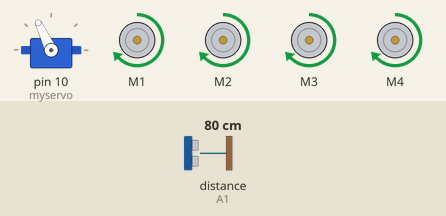
A sketch run on a simulated Arduino Uno, built with avr-gcc and run on an emulated ATmega328P. Shown: servo, 4 × DC motor (green arrow = forward, orange = backward, longer = faster). The inputs (shaded band) are chosen by the test bench; at power-on: distance to the obstacle (sensor on A1) 80 cm. The echo pulse lasts 58.3 µs per cm.

Above: at 3.9 s.
4.0 s: distance to the obstacle (sensor on A1) set to 17 cm
5.5 s: distance to the obstacle (sensor on A1) set to 14 cm
At 7.2 s:
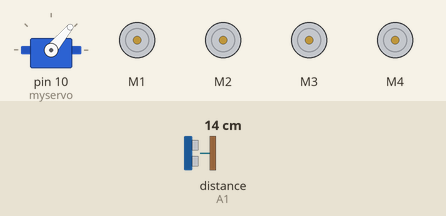
8.5 s: distance to the obstacle (sensor on A1) set to 18 cm
At 8.5 s:
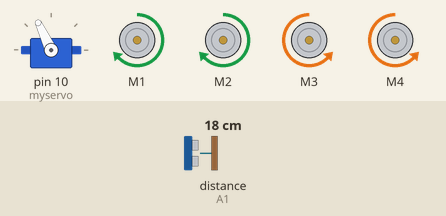
11.0 s: distance to the obstacle (sensor on A1) set to 2 cm
At 13.5 s:
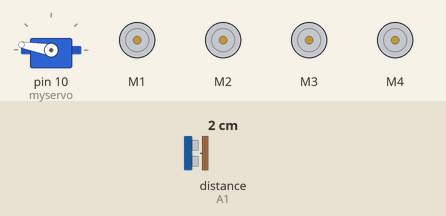
14.0 s: distance to the obstacle (sensor on A1) set to 35 cm
At 14.53 s:
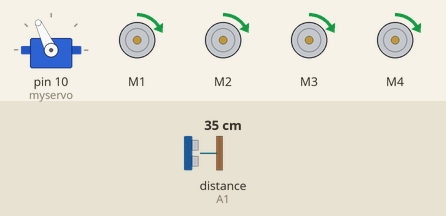
Timing chart, 0 to 17.0 s (numbered marks = the images above; inputs shaded):
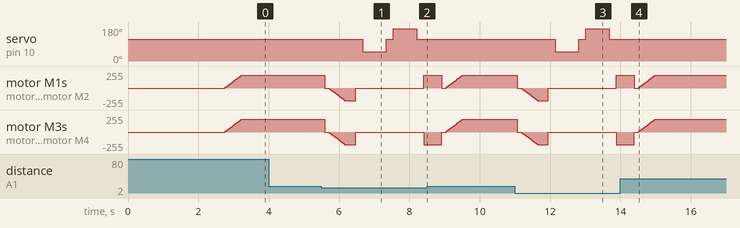

Measured:
- the behaviour switches between 16 and 15 cm on distance to the obstacle (sensor on A1) (found by bisection; images 0 and 1)
- after the input at 4.0 s, every drawn part: stays the same
- after the input at 5.5 s, servo on pin 10 (myservo): 115° → 50° after 1.2 s, → 115° 0.67 s later, → 170° 0.20 s later, → 115° 0.67 s later
- after the input at 8.5 s, servo on pin 10 (myservo): stays 115° (without the input it goes to 50° after 1.6 s)
- after the input at 11.0 s, servo on pin 10 (myservo): 115° → 50° after 1.1 s, → 115° 0.67 s later, → 170° 0.20 s later, → 115° 0.67 s later
- after the input at 14.0 s, servo on pin 10 (myservo): stays 115° (without the input it goes to 50° after 1.6 s)

The sketch:

ARDUINO_OBSTACLE_AVOIDING_CAR.ino
```cpp
#include <AFMotor.h>
#include <NewPing.h>
#include <Servo.h>

#define TRIG_PIN A0
#define ECHO_PIN A1
#define MAX_DISTANCE 200
#define MAX_SPEED 190
#define MAX_SPEED_OFFSET 20

NewPing sonar(TRIG_PIN, ECHO_PIN, MAX_DISTANCE);

AF_DCMotor motor1(1, MOTOR12_1KHZ);
AF_DCMotor motor2(2, MOTOR12_1KHZ);
AF_DCMotor motor3(3, MOTOR34_1KHZ);
AF_DCMotor motor4(4, MOTOR34_1KHZ);
Servo myservo;

boolean goesForward=false;
int distance = 100;
int speedSet = 0;

void setup() {

  myservo.attach(10);
  myservo.write(115);
  delay(2000);
  distance = readPing();
  delay(100);
  distance = readPing();
  delay(100);
  distance = readPing();
  delay(100);
  distance = readPing();
  delay(100);
}

void loop() {
 int distanceR = 0;
 int distanceL =  0;
 delay(40);

 if(distance<=15)
 {
  moveStop();
  delay(100);
  moveBackward();
  delay(300);
  moveStop();
  delay(200);
  distanceR = lookRight();
  delay(200);
  distanceL = lookLeft();
  delay(200);

  if(distanceR>=distanceL)
  {
    turnRight();
    moveStop();
  }else
  {
    turnLeft();
    moveStop();
  }
 }else
 {
  moveForward();
 }
 distance = readPing();
}

int lookRight()
{
    myservo.write(50);
    delay(500);
    int distance = readPing();
    delay(100);
    myservo.write(115);
    return distance;
}

int lookLeft()
{
    myservo.write(170);
    delay(500);
    int distance = readPing();
    delay(100);
    myservo.write(115);
    return distance;
    delay(100);
}

int readPing() {
  delay(70);
  int cm = sonar.ping_cm();
  if(cm==0)
  {
    cm = 250;
  }
  return cm;
}

void moveStop() {
  motor1.run(RELEASE);
  motor2.run(RELEASE);
  motor3.run(RELEASE);
  motor4.run(RELEASE);
  }

void moveForward() {

 if(!goesForward)
  {
    goesForward=true;
    motor1.run(FORWARD);
    motor2.run(FORWARD);
    motor3.run(FORWARD);
    motor4.run(FORWARD);
   for (speedSet = 0; speedSet < MAX_SPEED; speedSet +=2) // slowly bring the speed up to avoid loading down the batteries too quickly
   {
    motor1.setSpeed(speedSet);
    motor2.setSpeed(speedSet);
    motor3.setSpeed(speedSet);
    motor4.setSpeed(speedSet);
    delay(5);
   }
  }
}

void moveBackward() {
    goesForward=false;
    motor1.run(BACKWARD);
    motor2.run(BACKWARD);
    motor3.run(BACKWARD);
    motor4.run(BACKWARD);
  for (speedSet = 0; speedSet < MAX_SPEED; speedSet +=2) // slowly bring the speed up to avoid loading down the batteries too quickly
  {
    motor1.setSpeed(speedSet);
    motor2.setSpeed(speedSet);
    motor3.setSpeed(speedSet);
    motor4.setSpeed(speedSet);
    delay(5);
  }
}

void turnRight() {
  motor1.run(FORWARD);
  motor2.run(FORWARD);
  motor3.run(BACKWARD);
  motor4.run(BACKWARD);
  delay(500);
  motor1.run(FORWARD);
  motor2.run(FORWARD);
  motor3.run(FORWARD);
  motor4.run(FORWARD);
}

void turnLeft() {
  motor1.run(BACKWARD);
  motor2.run(BACKWARD);
  motor3.run(FORWARD);
  motor4.run(FORWARD);
  delay(500);
  motor1.run(FORWARD);
  motor2.run(FORWARD);
  motor3.run(FORWARD);
  motor4.run(FORWARD);
}
```
